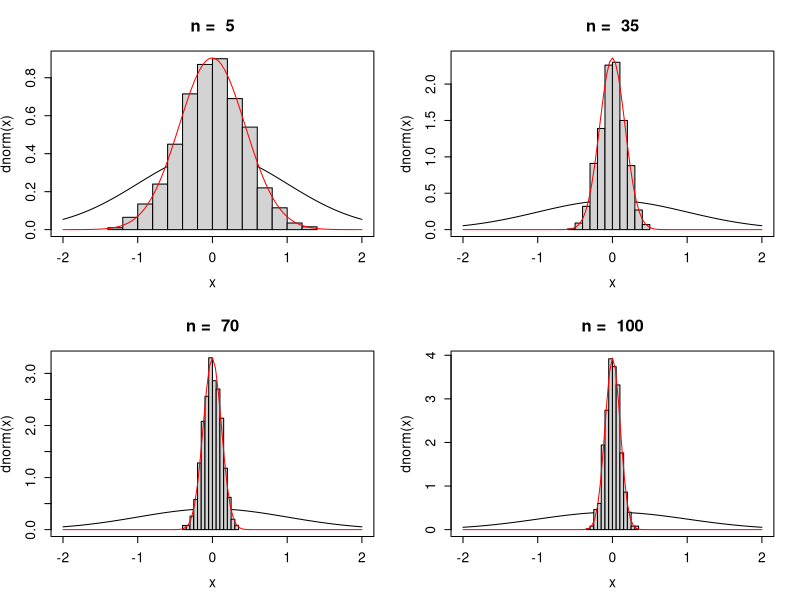

This figure's R source:
par(mfrow=c(2,2),mex = 0.75)

for(i in c(5,35,70,100)){
	means<-vector()
	for(j in 1:1000){
		means[j]<-mean(rnorm(i))
	}
	ymax <- dnorm(mean(means),mean(means),sd(means))
	curve(dnorm(x),-2,2,ylim = c(0,ymax))
	hist(means,add = T,prob = T)
	curve(dnorm(x,mean(means),sd(means)),add = T,col = "red")
	title(paste("n = ",i))
}